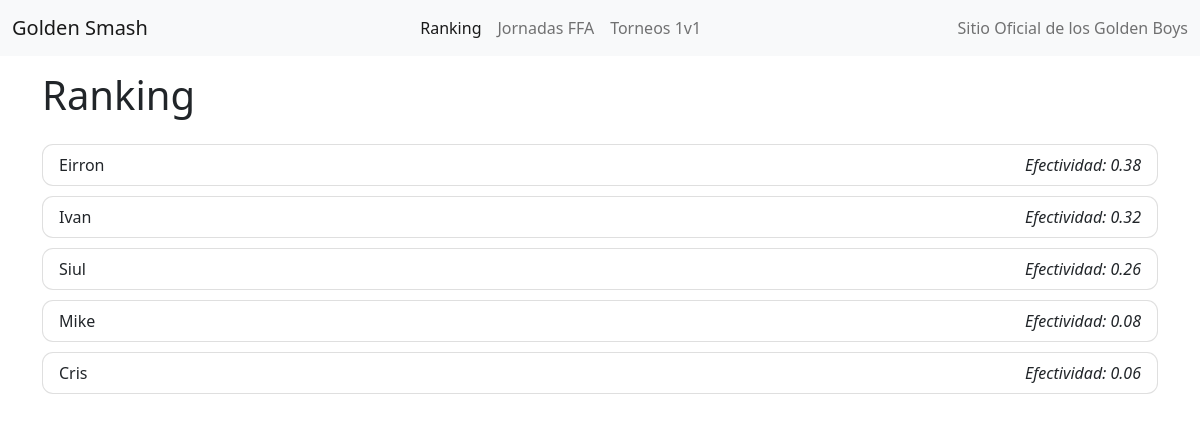
The app's page /summary/Eirron/ with its own data.
### tournament/models.py (models this page shows, shortened)
class Player(models.Model):
    nickname = models.CharField(max_length=100)

### tournament/views.py (the view)
    def wrapper_function(request, nickname):
        try:
            Player.objects.get(nickname=nickname)
            return route_function(request, nickname)
        except Player.DoesNotExist:
            return redirect('register')

### tournament/views.py (called while the page is built)
def protected_view(route_function):
    def wrapper_function(request, nickname):
        try:
            Player.objects.get(nickname=nickname)
            return route_function(request, nickname)
        except Player.DoesNotExist:
            return redirect('register')
    return wrapper_function

### tournament/templates/index.html (shortened to what this page needs)
    {% extends "navigation.html" %}
    {% block content %}
    {% load static %}
    <div class="container">
        <h1 style="margin-top: 15px;">Ranking</h1>
        <div style="margin-top: 15px;" class="classification">
            <ul class="list-group">
                {% for instance in personqueryset %}
                <a style="color: black; text-decoration: none; margin-top: 10px;"data-bs-toggle="collapse" href="#{{instance.nickname}}" role="button" aria-expanded="false" aria-controls="collapseExample">
                    <li class="list-group-item" style="border-radius:11px;">
                        <div class="row">
                            <div class="col">
                                {{ instance.nickname }}
                            </div>
                            <div class="col" style="
                            text-align: right;
                            font-weight: lighter;
                            font-style: italic;">
                                Efectividad: {{ instance.effectiveness }}
                            </div>
                        </div>
                    </li>
                </a>
                {% endfor %}
            </ul>
        </div>
    </div>
    {% endblock content %}

### records on screen
Player: nickname "Eirron"
Player: nickname "Ivan"
Player: nickname "Siul"
Player: nickname "Mike"
Player: nickname "Cris"

### other values on screen
{{ instance.effectiveness }} "0.38" "0.32" "0.26" "0.08" "0.06"
